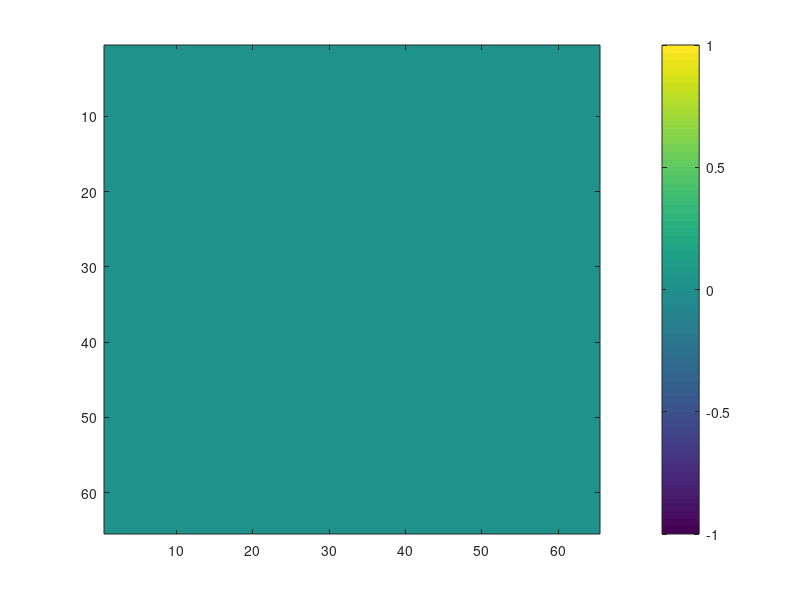

Source code (MATLAB):
%% Test which stencil is faster
randn('state', 0);
N = 2^6+1;
V0 = sign(randn(N, N));
H1 = 0.0*randn(N-2, N-2, 1)+1/2;
H2 = 0.0*randn(N-2, N-2, 1)+1/4;
H3 = 0.0*randn(N-2, N-2, 1)+1/8;
H4 = 0.0*randn(N-2, N-2, 1)+1/16;
H5 = 0.0*randn(N-2, N-2, 1)+1/32;
T = 10;

% Block
V = V0;
tic
I = 2:N-1;
Ip= I+1;
Im= I-1;
for t = 1:T
    U = V(I,  I)  .* H1 + ...
        V(I,  Im) .* H2 + ...
        V(I,  Ip) .* H3 + ...
        V(Im, I)  .* H4 + ...
        V(Ip, I)  .* H5;
    V(I, I) = (U);
end
toc
V1 = V;

% Sparse
sz = [N N];
S = 5;
V = V0;
[I, J] = ndgrid(1:N-2, 1:N-2);
I = I(:); J = J(:);
P = sub2ind(sz, ...
    repmat(I, [1 S]) + repmat([-1 0 0 0 1], size(I)) + 1, ...
    repmat(J, [1 S]) + repmat([0 -1 0 1 0], size(J)) + 1);
K = sub2ind(sz, repmat(I, [1 S]) + 1, repmat(J, [1 S]) + 1);
H = [H4(:) H2(:) H1(:) H3(:) H5(:)];
A = sparse(K(:), P(:), H(:), N*N, N*N);
I = any(A, 2);
A = A(I, :);
V = V(:);
tic
for t = 1:T
    U = A * V;
    V(I) = (U);
end
toc
V2 = reshape(V, sz);

% Show diff.
E = V1 - V2;
imagesc(E); 
colorbar
norm(E(:)) / norm(V1(:))
